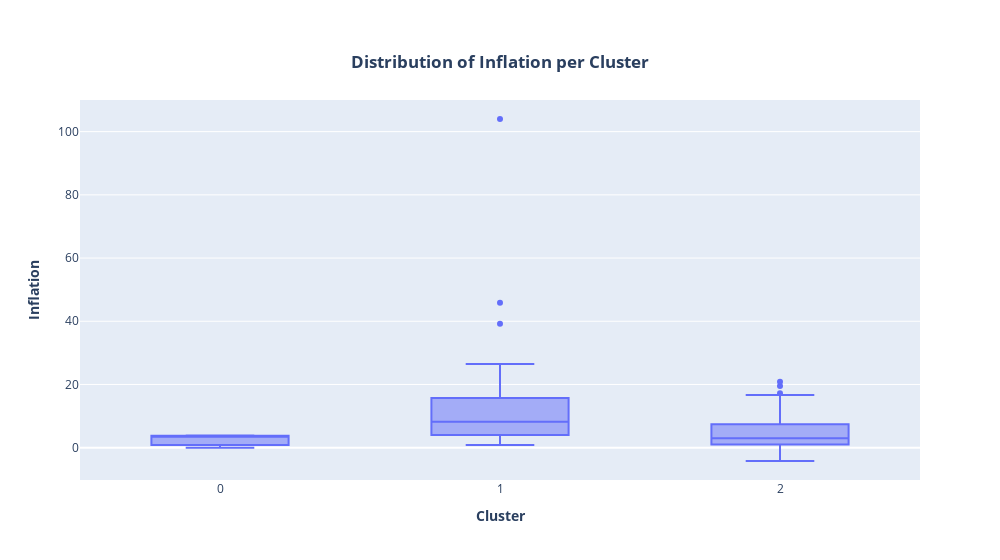

Here is the notebook cell this chart was saved with:
### Markdown cell above
Based on the correlation heatmap, countries in cluster 1 would also have lower imports.

### Code cell
# Distribution of Inflation per Cluster
box_plot_cluster_vs_feature(kmeans_df, column="inflation")

### Figure 1 — Plotly figure (JSON) as saved in the notebook; plotly's stock layout.template omitted (floating-point values rounded to 4 significant figures; data arrays with more than 128 entries replaced by an {"elided": "..."} marker saying what was removed)
{"data": [{"alignmentgroup": "True", "hovertemplate": "cluster=%{x}<br>inflation=%{y}<extra></extra>", "legendgroup": "", "marker": {"color": "#636efa"}, "name": "", "notched": false, "offsetgroup": "", "orientation": "v", "showlegend": false, "type": "box", "x": {"elided": "167 int values"}, "x0": " ", "xaxis": "x", "y": {"elided": "167 float values"}, "y0": " ", "yaxis": "y"}], "layout": {"boxmode": "group", "legend": {"tracegroupgap": 0}, "title": {"text": "<b>Distribution of Inflation per Cluster</b>", "x": 0.5, "xanchor": "center", "y": 0.9, "yanchor": "top"}, "width": 1000, "xaxis": {"anchor": "y", "domain": [0, 1], "title": {"text": "<b>Cluster</b>"}}, "yaxis": {"anchor": "x", "domain": [0, 1], "title": {"text": "<b>Inflation</b>"}}}}
